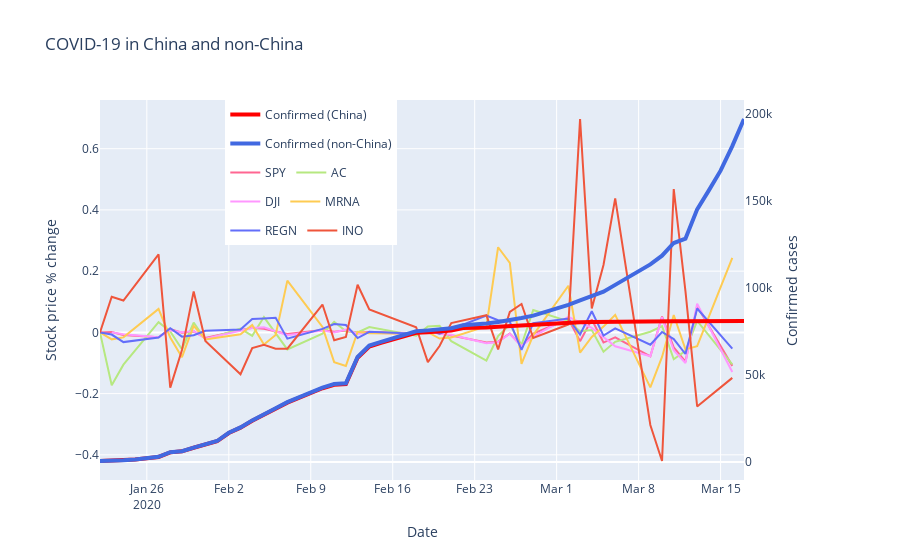

This figure's notebook cell:
### Markdown cell above
<a id='plot_china_nonchina_stocks'></a>
### Plot Stocks Against Confirmed Cases for China/non-China

### Code cell
# Combine to make a tuple
traces_combined = (trace_confirmed_china, trace_confirmed_non_china) + traces_stocks
fig = go.Figure(data=traces_combined, layout=layout)
fig.show()
